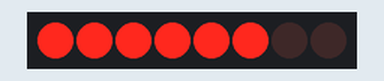
Simulated run of this sketch. Board: Arduino Uno, built with avr-gcc and run on an emulated ATmega328P. On the bench: 8 shift-register outputs drawn as a row of LEDs (first output left, lit = HIGH). Wiring (inferred from the names in the program): shift register (74HC595): data pin 11; shift clock pin 12; latch pin 8. Wiring (inferred from the signals the program sends): row of LEDs: on Q0, Q1, Q2, Q3, Q4, Q5, Q6, Q7.

Above: at 0.16 s.
At 0.7 s:
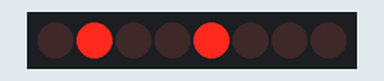
Timing chart, 0 to 3.0 s (numbered marks = the images above):
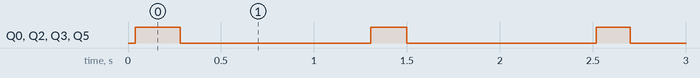

The sketch:

blinkreg.ino
```cpp
//**************************************************************//
//  Name    : shiftOutCode, Hello World
//  Author  : Carlyn Maw,Tom Igoe, David A. Mellis
//  Date    : 25 Oct, 2006
//  Modified: 23 Mar 2010
//  Version : 2.0
//  Notes   : Code for using a 74HC595 Shift Register           //
//          : to count from 0 to 255
//****************************************************************

//Pin connected to ST_CP of 74HC595
int latchPin = 8;
//Pin connected to SH_CP of 74HC595
int clockPin = 12;
////Pin connected to DS of 74HC595
int dataPin = 11;


void setup() {
  //set pins to output so you can control the shift register
  pinMode(latchPin, OUTPUT);
  pinMode(clockPin, OUTPUT);
  pinMode(dataPin, OUTPUT);

}

/* important numbers
 *  low bit is on.
 *    int LEDARR[8] = { 127, 9, 18, 27,36,45,54, 63 }; example array that steps thru all colors x2
 *    9 = light blue (1)
 *    18 = purple (2)
 *    27 = blue (3) MSB
 *    36 = yellow (4)
 *    45 = green (5) middle
 *    54 = red (6) LSB
 *    63 = off (7)
 *    64 = white (8)
 *
 */

  int LEDARR[8][8] = {

    { 63, 63, 63, 63, 63, 63, 63, 63 },
    { 18, 63, 63, 63, 63, 63, 63, 63 },
    { 18, 18, 63, 63, 63, 63, 63, 63 },
    { 18, 18, 18, 63, 63, 63, 63, 63 },
    { 18, 18, 18, 18, 63, 63, 63, 63 },
    { 18, 18, 18, 18, 18, 63, 63, 63 },
    { 18, 18, 18, 18, 18, 18, 18, 63 },
    { 18, 18, 18, 18, 18, 18, 18, 18 },

  };

void loop() {
  // count from 0 to 255 and display the number
  // on the LEDs
  for(int PW = 0; PW < 7; PW++){
    for(int DC = 0; DC < 40; DC++){
      for (int Display = 0; Display < 7; Display++) {
    // take the latchPin low so
    // the LEDs don't change while you're sending in bits:

    digitalWrite(latchPin, LOW);
    // shift out the bits:
    shiftOut(dataPin, clockPin, MSBFIRST, LEDARR[Display][PW]);

    //take the latch pin high so the LEDs will light up:
    digitalWrite(latchPin, HIGH);
    // pause before next value:

      }
      }
    delay(1);
    }
    delay(1000);
}
```

Measured:
- by itself, Q0, Q2, Q3, Q5: alternates HIGH for 0.19 s and LOW for 1.0 s
